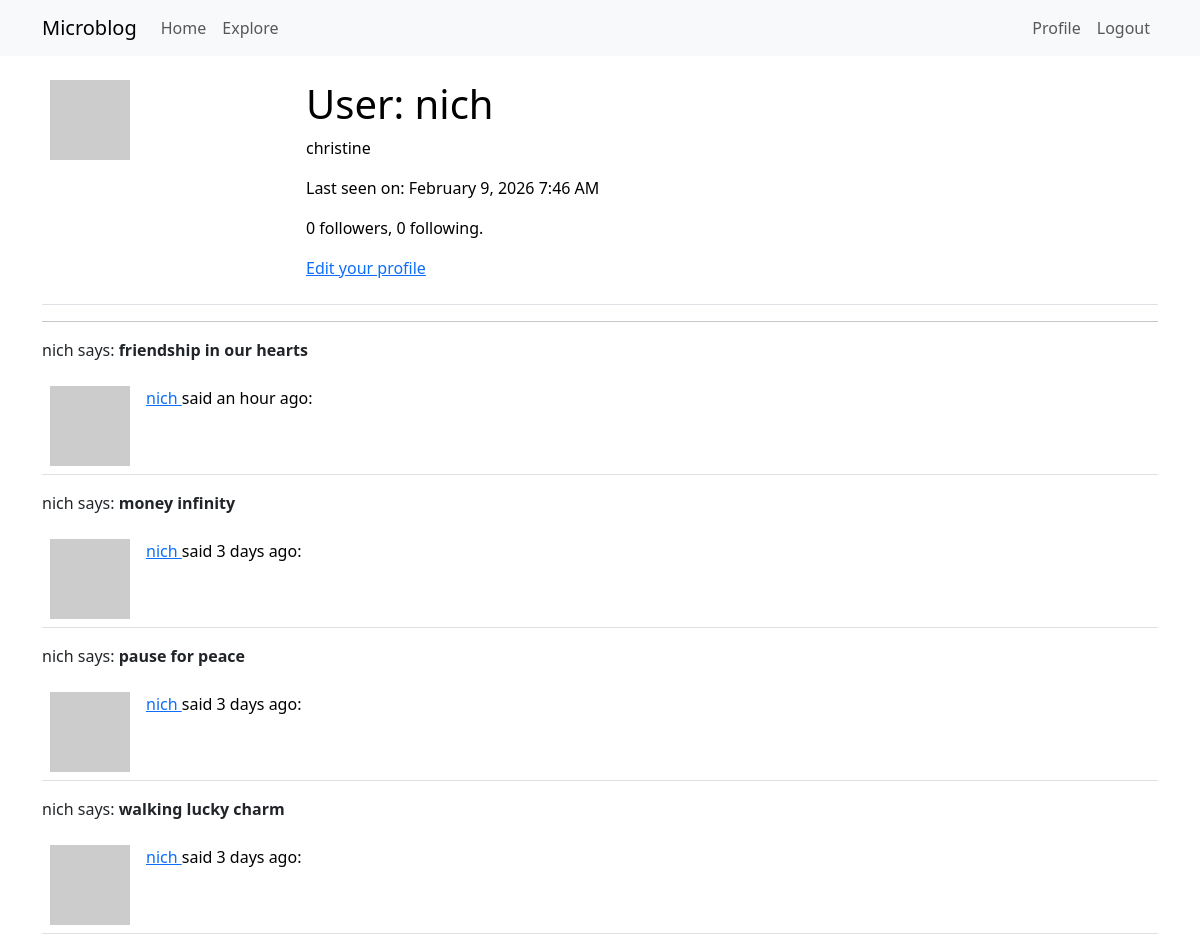
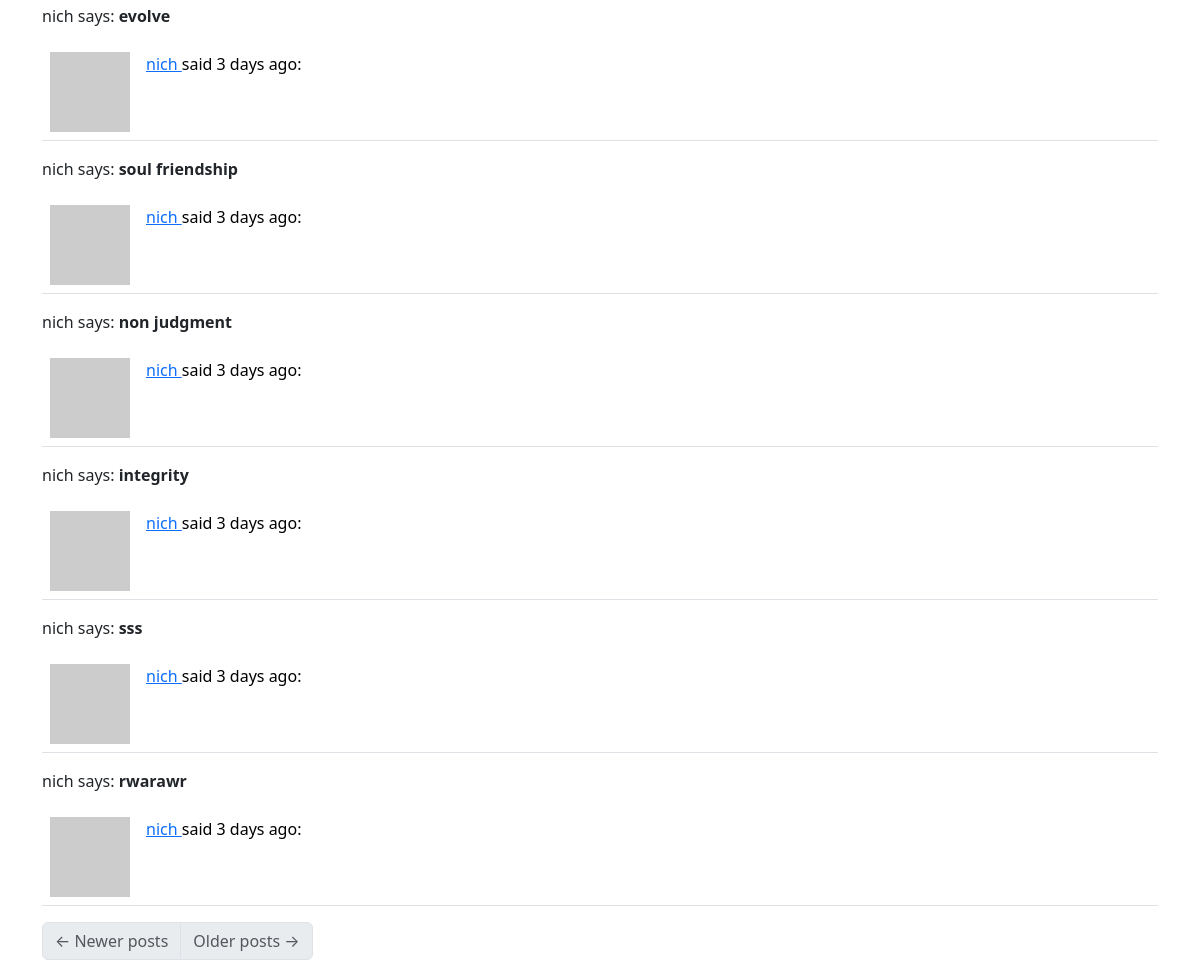
Page /user/nich (signed in) on the committed database (2 pictures, top to bottom).
### app/models.py (models this page shows, shortened)
class User(UserMixin, db.Model):
    id: so.Mapped[int] = so.mapped_column(primary_key=True)
    username: so.Mapped[str] = so.mapped_column(sa.String(64), index=True, unique=True)
    email: so.Mapped[str] = so.mapped_column(sa.String(120), index=True, unique=True)
    password_hash: so.Mapped[Optional[str]] = so.mapped_column(sa.String(356))
    posts: so.WriteOnlyMapped['Post'] = so.relationship(back_populates='author')
    about_me: so.Mapped[Optional[str]] = so.mapped_column(sa.String(140))
    last_seen: so.Mapped[Optional[datetime]] = so.mapped_column(
        default=lambda: datetime.now(timezone.utc)
    )
    following: so.WriteOnlyMapped['User'] = so.relationship(
        secondary=followers,
        primaryjoin=(followers.c.follower_id == id),
        secondaryjoin=(followers.c.followed_id == id),
        back_populates='followers'
    )
    followers: so.WriteOnlyMapped['User'] = so.relationship(
        secondary=followers,
        primaryjoin=(followers.c.followed_id == id),
        secondaryjoin=(followers.c.follower_id == id),
        back_populates='following'
    )
    @login.user_loader
    def load_user(id):
        return db.session.get(User, int(id))
    def avatar(self, size):
        digest = md5(self.email.lower().encode('utf-8')).hexdigest()
        return f'https://www.gravatar.com/avatar/{digest}?d=identicon&s={size}'
    def followers_count(self):
        query = sa.select(sa.func.count()).select_from(self.followers.select().subquery())
        return db.session.scalar(query)
    def following_count(self):
        query = sa.select(sa.func.count()).select_from(self.following.select().subquery())
        return db.session.scalar(query)
    def following_posts(self):
        Author = so.aliased(User)
        Follower = so.aliased(User)
        return (
            sa.select(Post)
            .join(Post.author.of_type(Author))
            .join(Author.followers.of_type(Follower), isouter=True)
            .where(sa.or_(
                Follower.id == self.id,
                Author.id == self.id,
            ))
            .group_by(Post)
            .order_by(Post.timestamp.desc())
        )

class Post(db.Model):
    id: so.Mapped[int] = so.mapped_column(primary_key=True)
    body: so.Mapped[str] = so.mapped_column(sa.String(140))
    timestamp: so.Mapped[datetime] = so.mapped_column( index=True, default = lambda: datetime.now(timezone.utc))
    user_id: so.Mapped[int] = so.mapped_column(sa.ForeignKey(User.id), index=True)
    author: so.Mapped[User] = so.relationship(back_populates='posts')

### app/routes.py (the view)
@app.route('/user/<username>')
@login_required
def user(username):
    user = db.first_or_404(sa.select(User).where(User.username == username))
    page = request.args.get('page', 1, type=int)
    posts = db.paginate(
        current_user.following_posts(),
        page=page,
        per_page=app.config['POSTS_PER_PAGE'],
        error_out=False
    )
    next_url = url_for(
        'user',
        username=user.username,
        page=posts.next_num
    ) if posts.has_next else None
    prev_url = url_for(
        'user',
        username=user.username,
        page=posts.prev_num
    ) if posts.has_prev else None
    form = EmptyForm()
    return render_template(
        'user.html', user=user,
        posts=posts.items,
        next_url=next_url,
        prev_url=prev_url,
        form=form
    )

### app/routes.py (called while the page is built)
@app.before_request
def before_request():
    if current_user.is_authenticated:
        current_user.last_seen = datetime.now(timezone.utc)
        db.session.commit()

### app/templates/user.html (shortened to what this page needs)
{% extends "base.html" %}
{% block content %}
    <table class="table table-hover">
        <tr>
            <td width="256px"><img src="{{ user.avatar(256) }}"></td>
            <td>
                <h1>User: {{ user.username }}</h1>
                {% if user.about_me %}<p>{{ user.about_me }}</p>{% endif %}
                {% if user.last_seen %}<p>Last seen on: {{ moment(user.last_seen).format('LLL') }}</p>{% endif %}
                <p>{{ user.followers_count() }} followers, {{ user.following_count() }} following.</p>
                {% if user == current_user %}
                <p><a href="{{ url_for('edit_profile') }}">Edit your profile</a></p>
                {% endif %}
            </td>
            <td>
            </td>
        </tr>
    </table>
    <hr>
    {% for post in posts %}
        <p>{{ post.author.username }} says: <b>{{ post.body }}</b></p>
        {% include '_post.html' %}
    {% endfor %}
    <nav aria-label="Post navigation">
        <ul class="pagination">
            <li class="page-item{% if not prev_url %} disabled{% endif %}">
                <a class="page-link" href="{{ prev_url }}">
                    <span aria-hidden="true">&larr;</span> Newer posts
                </a>
            </li>
            <li class="page-item{% if not next_url %} disabled{% endif %}">
                <a class="page-link" href="{{ next_url }}">
                    Older posts <span aria-hidden="true">&rarr;</span>
                </a>
            </li>
        </ul>
    </nav>
{% endblock %}

### app/templates/_post.html
    <table>
        <table class="table table-hover">
        <tr>
            <td width="70px">
                <a href="{{ url_for('user', username=post.author.username) }}">
                    <img src="{{ post.author.avatar(70) }}" />
                </a>
            </td>
            <td>
                <a href="{{ url_for('user', username=post.author.username) }}">
                    {{ post.author.username }}
                </a>
                said {{ moment(post.timestamp).fromNow() }}:
            </td>
        </tr>
    </table>

### rows in the picture
User: username "nich", about_me "christine", last_seen "February 9, 2026 7:46 AM"
Post: author.username "nich", body "friendship in our hearts", timestamp "an hour ago"
Post: author.username "nich", body "money infinity", timestamp "3 days ago"
Post: author.username "nich", body "pause for peace", timestamp "3 days ago"
Post: author.username "nich", body "walking lucky charm", timestamp "3 days ago"
Post: author.username "nich", body "evolve", timestamp "3 days ago"
Post: author.username "nich", body "soul friendship", timestamp "3 days ago"
Post: author.username "nich", body "non judgment", timestamp "3 days ago"
Post: author.username "nich", body "integrity", timestamp "3 days ago"
Post: author.username "nich", body "sss", timestamp "3 days ago"
Post: author.username "nich", body "rwarawr", timestamp "3 days ago"

### other values in the picture
{{ user.followers_count() }} "0"
{{ user.following_count() }} "0"
